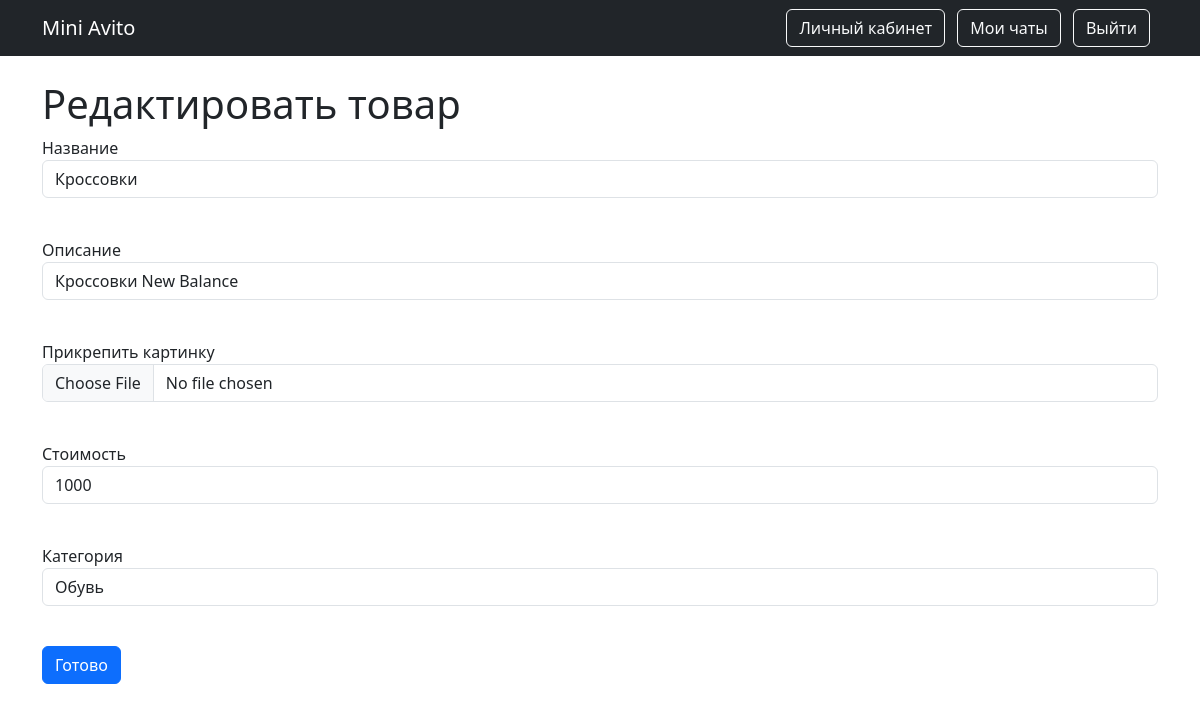
Page /goods_edit/1 (signed in) on the committed database.
### data/models.py (models this page shows, shortened)
class Goods(SqlAlchemyBase, SerializerMixin):
    __tablename__ = 'goods'
    id = sqlalchemy.Column(
        sqlalchemy.Integer, primary_key=True, autoincrement=True
    )
    title = sqlalchemy.Column(sqlalchemy.String(50), nullable=False)
    description = sqlalchemy.Column(sqlalchemy.Text, nullable=True)
    image_fn = sqlalchemy.Column(sqlalchemy.String, nullable=True)
    city = sqlalchemy.Column(sqlalchemy.String, nullable=False)
    price = sqlalchemy.Column(sqlalchemy.Integer, nullable=False)
    category_id = sqlalchemy.Column(
        sqlalchemy.Integer,
        sqlalchemy.ForeignKey("category.id"),
        nullable=False
    )
    created_at = sqlalchemy.Column(
        sqlalchemy.DateTime, default=datetime.datetime.now
    )
    user_id = sqlalchemy.Column(
        sqlalchemy.Integer, sqlalchemy.ForeignKey("users.id"), nullable=False
    )
    is_active = sqlalchemy.Column(
        sqlalchemy.Boolean, nullable=True, default=True
    )
    category = orm.relationship(
        'Category', back_populates='goods'
    )
    user = orm.relationship('User', back_populates='goods')
    chats = orm.relationship('Chats', back_populates='good')

### main.py (the view)
@app.route('/goods_edit/<int:good_id>', methods=['GET', 'POST'])
@login_required
def edit_good(good_id):
    form = CreateGoodForm()
    db_sess = db_session.create_session()
    good = db_sess.query(Goods).filter(Goods.id == good_id).first()
    if not good or current_user.id != good.user_id:
        return redirect("/profile")
    categories = db_sess.query(Category).all()
    form.category_id.choices = [(i.id, i.category) for i in categories]
    if form.validate_on_submit():
        good.title = form.title.data
        good.description = form.description.data
        good.price = form.price.data
        good.category_id = form.category_id.data
        if form.image_fn.data:
            img = form.image_fn.data
            filename = (f'{form.title.data}_{form.price.data}_'
                        f'{current_user.id}_{random.randint(1, 1000)}.jpg')
            img.save(f"static/img/{filename}")
            good.image_fn = filename
        db_sess.commit()
        return redirect("/profile")
    else:
        form.title.data = good.title
        form.description.data = good.description
        form.price.data = good.price
        form.category_id.data = good.category_id
    return render_template(
        "base_form.html",
        title='Редактировать товар',
        form=form
    )

### data/forms.py
class CreateGoodForm(FlaskForm):
    title = StringField('Название', validators=[Length(min=1, max=100)])
    description = StringField('Описание', validators=[Length(min=1, max=100)])
    image_fn = FileField('Прикрепить картинку')
    price = IntegerField(
        'Стоимость', validators=[NumberRange(min=1, max=10**6)]
    )
    category_id = SelectField('Категория', coerce=int)
    submit = SubmitField('Готово')

### db/db_session.py (called while the page is built)
def create_session() -> Session:
    return __factory()

### main.py (called while the page is built)
@login_manager.user_loader
def load_user(user_id):
    db_sess = db_session.create_session()
    return db_sess.get(User, user_id)

### templates/base_form.html (shortened to what this page needs)
{% extends "base.html" %}
{% block content %}
    <h1>{{title}}</h1>
    <form action="" method="post" enctype="multipart/form-data">
        {% for field in form if field.name not in ['submit', 'csrf_token'] %}
            <p>
              {{ field.label }}<br>
              {{ field(class="form-control") }}<br>
            </p>
        {% endfor %}
        <p>{{ form.submit(type="submit", class="btn btn-primary") }}</p>
    </form>
{% endblock %}

### rows in the picture
Goods: title "Кроссовки" "Кроссовки New Balance" "1000" "Обувь"

### other values in the picture
{{ title }} "Редактировать товар"
{{ field.label }} "Название" "Описание" "Прикрепить картинку" "Стоимость" "Категория"
